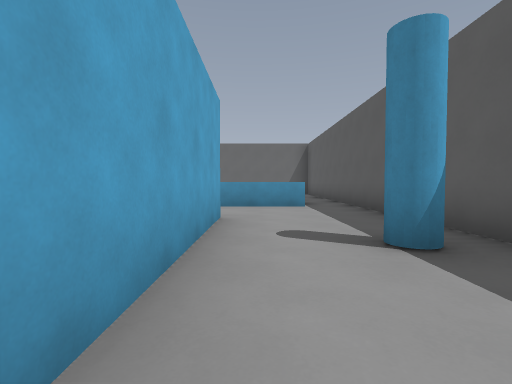
[1] (above)

24 first-person views from a walk through a 3-D level made in the Godot game engine. The camera is 1.2 m above the floor, tilts 2° down and sees 85° across. The floor is counted in squares, 2 m on a side. Each view is taken from the middle of a square. On the plan, view 1 faces up. The plan holds only what a view shows up to about 9 squares ahead; the rest is blank.

[2]
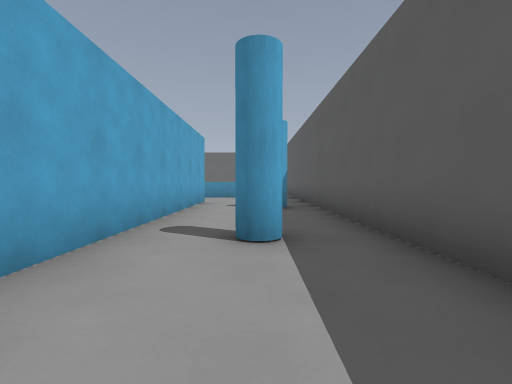

[3]
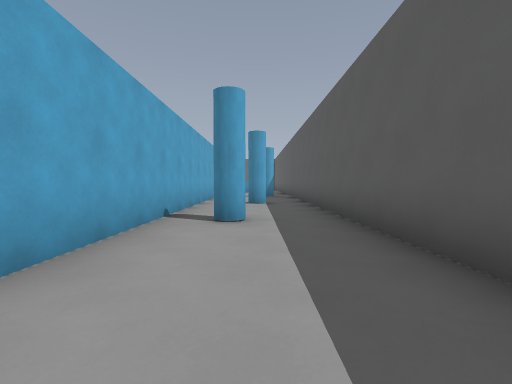

[4]
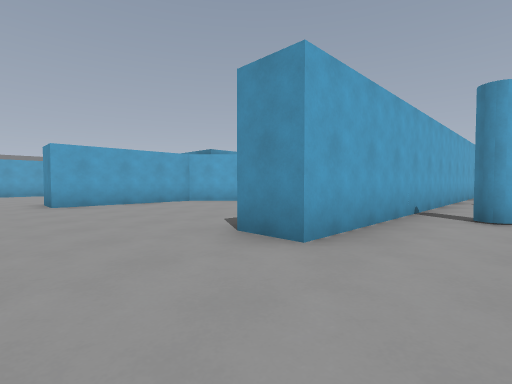

[5]
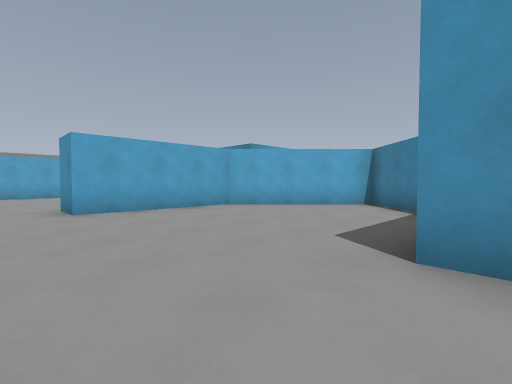

[6]
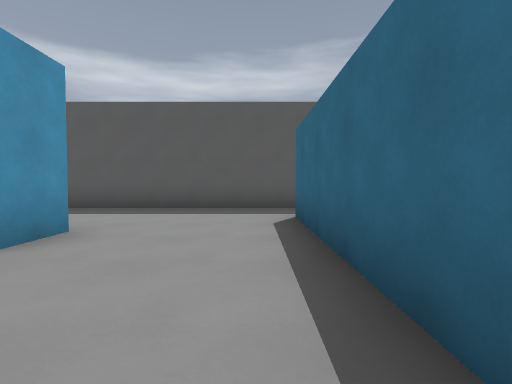

[7]
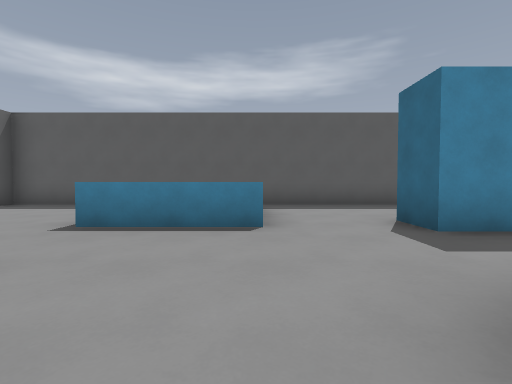

[8]
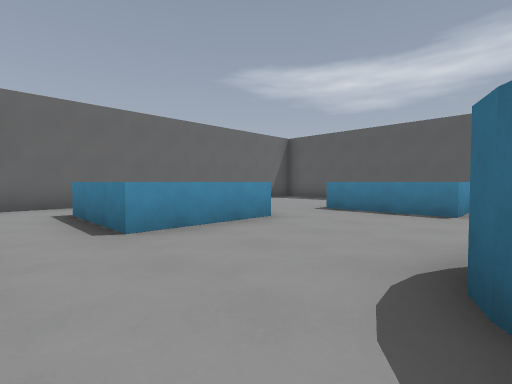

[9]
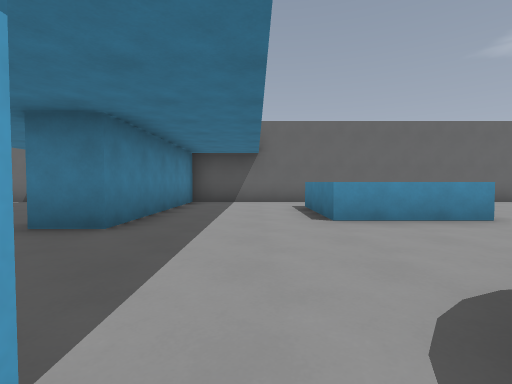

[10]
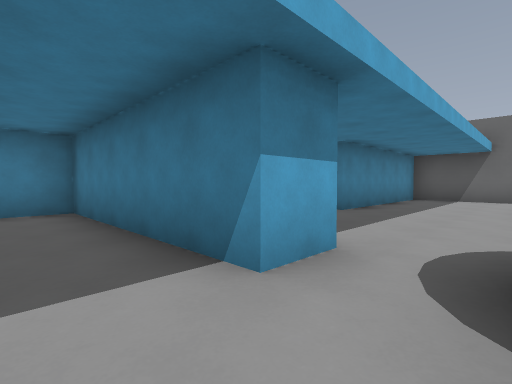

[11]
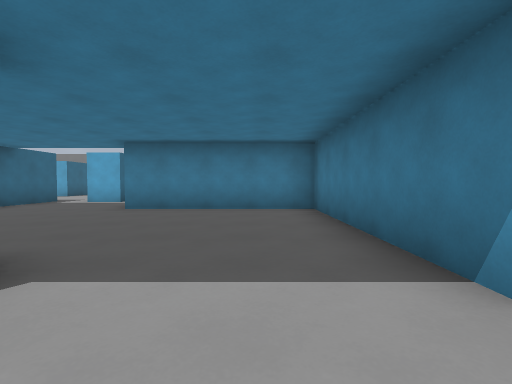

[12]
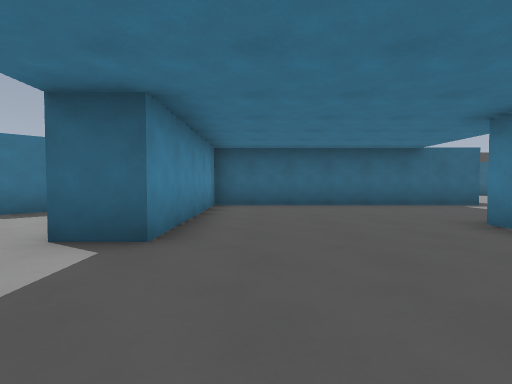

[13]
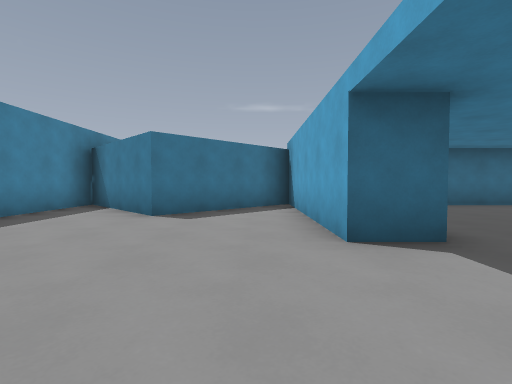

[14]
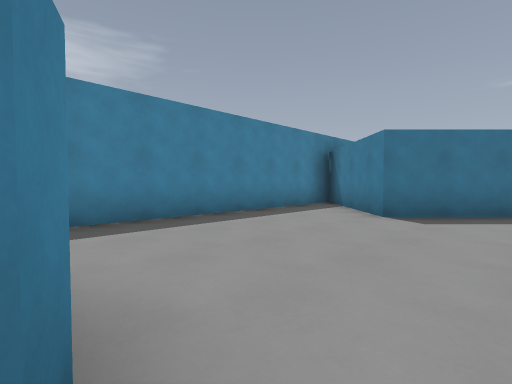

[15]
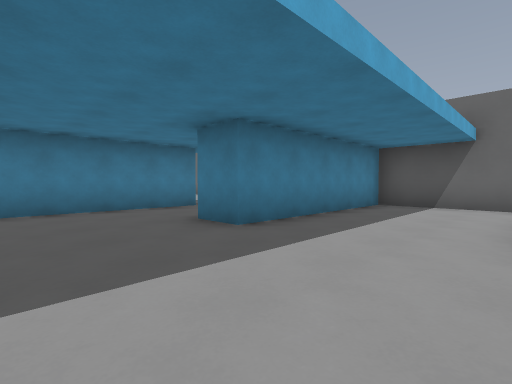

[16]
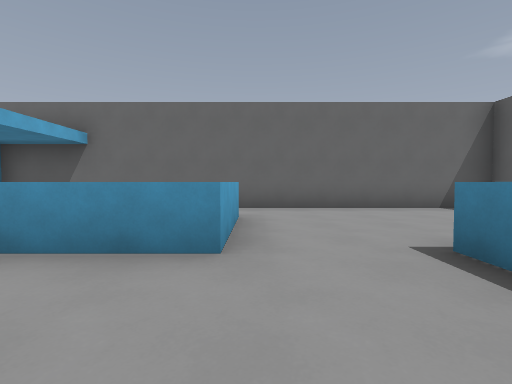

[17]
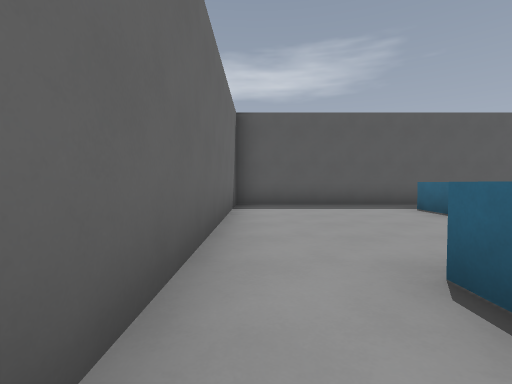

[18]
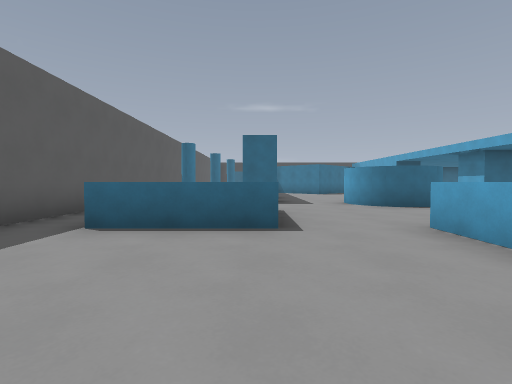

[19]
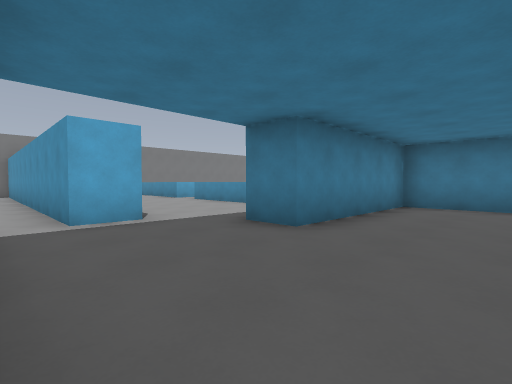

[20]
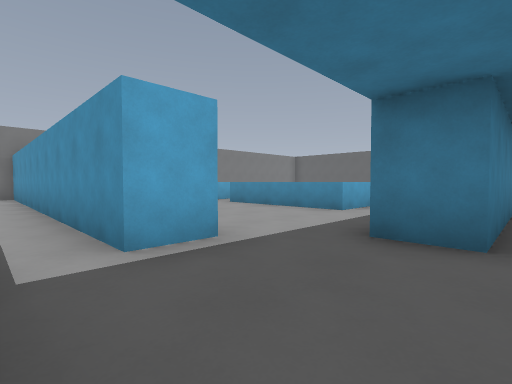

[21]
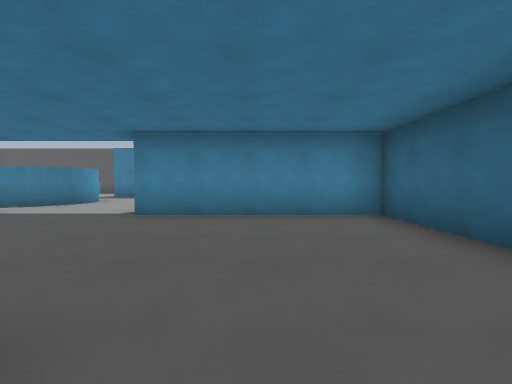

[22]
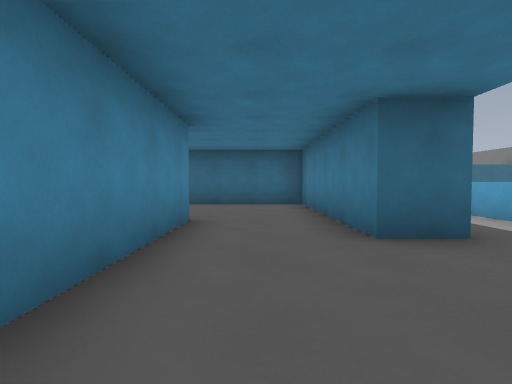

[23]
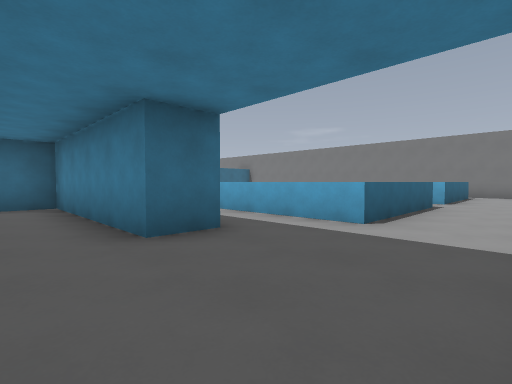

[24]
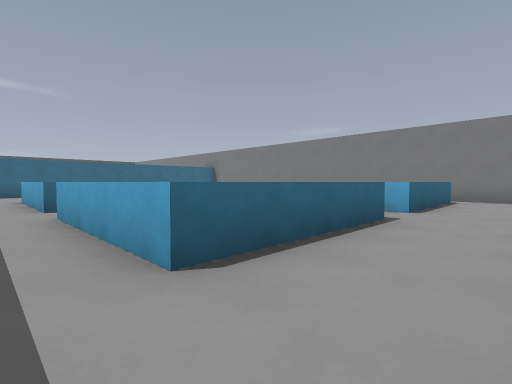

### Floor plan
Key: @ floor where view 1 was taken; # wall or solid block; . floor; ^ raised ledge.
Columns run from 25 left of view 1 to 3 right of it. Each row starts with its distance up from view 1.
 14            #    #############
 13 # ............. #...........#
 12 #..............##... .......#
 11 #.^^^^.^^^^....##...^^......#
 10           ^.#..##...^^......#
  9           ^.#..##.......^^^.#
  8           ^.#...........^  .#
  7           ..#...........^^^.#
  6           ^.#.......##......#
  5           ^.######.###......#
  4           ^.#.......##..#...#
  3        ^^^^.#...........#.#.#
  2        .....#...........#...#
  1        .....#....##.....#...#
  0         .........##.....#@..#
 -1           #......##..#..#.#.#
 -2  ##########......##.###.#...#
 -3     .............####.###...#
 -4           .#########...##...#
 -5                   #.....#.#.#
 -6                   #.....#...#
 -7                   #.....#...#
 -8              ..  ##.........#
 -9              ...............#
-10                .............#
-11                       ####..#

Positions as (right, up) in squares from view 1, and headings:
1: (0, 0), facing up
2: (1, -4), facing up
3: (1, -9), facing up
4: (1, -10), facing up-left
5: (-1, -10), facing up-left
6: (-4, -10), facing right
7: (-5, 7), facing right
8: (-7, 6), facing up-right
9: (-7, 5), facing up
10: (-6, 3), facing up-left
11: (-6, 3), facing left
12: (-9, 4), facing down
13: (-6, 4), facing down
14: (-6, 4), facing down-right
15: (-6, 6), facing up-left
16: (-3, 7), facing up
17: (-5, 13), facing right
18: (-1, 13), facing down
19: (-10, -3), facing up-left
20: (-12, -3), facing up-left
21: (-13, -1), facing right
22: (-11, 13), facing down
23: (-11, 13), facing down-left
24: (-14, 13), facing down-left
